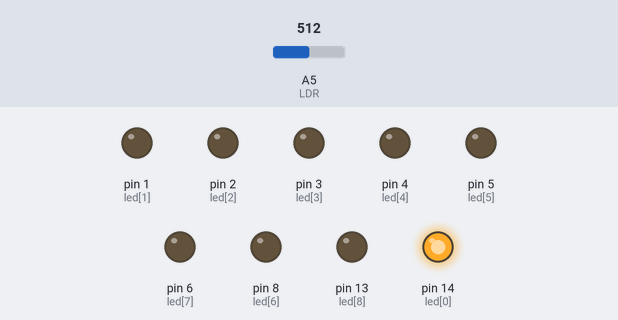
A sketch run on a simulated Arduino Uno, built with avr-gcc and run on an emulated ATmega328P. Shown: output pins drawn as LEDs (lit = HIGH). Inputs (shaded band) come from the test bench; at power-on: A5 (LDR) = 512.

Above: at 0.5 s.
At 2.5 s:
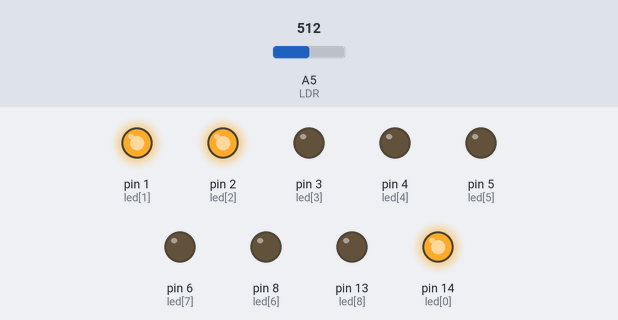
At 3.5 s:
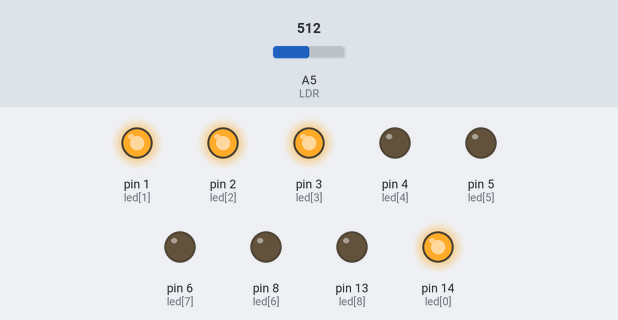
At 5.5 s:
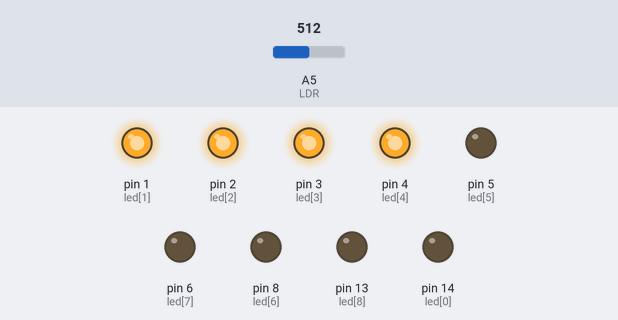
At 8.5 s:
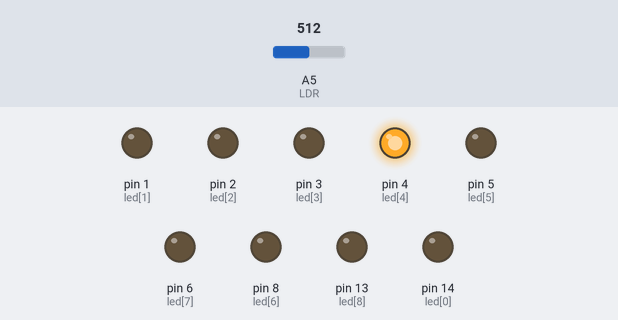
At 11.5 s:
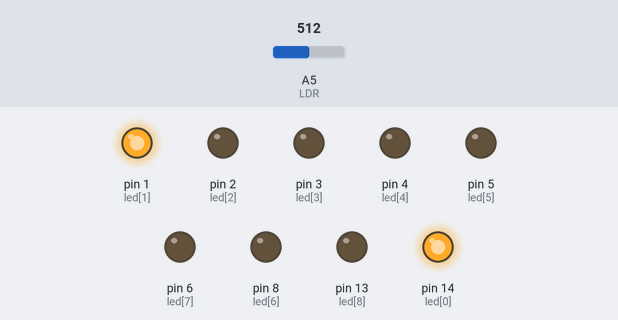
Timing chart, 0 to 13.0 s (numbered marks = the images above):
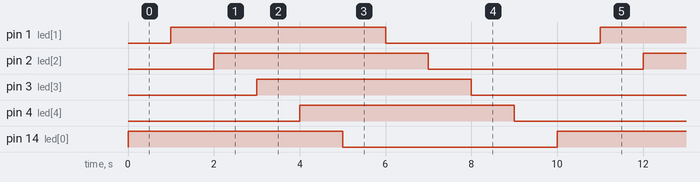

Measured:
- by itself, pin 1 (led[1]), pin 2 (led[2]), pin 3 (led[3]), pin 4 (led[4]), pin 14 (led[0]): alternates HIGH for 5.0 s and LOW for 5.0 s
- by itself, everything shown: repeats every 10.0 s, in 10 steps

The sketch:

LedsLDR_ProgramMEv1.pde
```cpp
#define LDR 5
int led[] = {14,1,2,3,4,5,8,6,13};
int luminosidade;


void setup() {
  for(int x=0;x<9;x++) {
    pinMode(led[x], OUTPUT);
  }
}

void loop() {
  lerLuz();
  leds();

}
```

e1.pde
```cpp
void lerLuz() {
  luminosidade = analogRead(LDR);
}

void leds() {
  for(int x=0;x<5;x++) {
    digitalWrite(led[x], HIGH);
    delay(1000);
  }
  for(int x=0;x<5;x++) {
    digitalWrite(led[x], LOW);
    delay(1000);
  }
}
```
